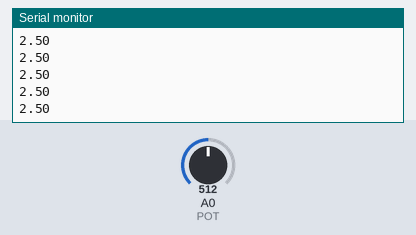
Simulated run of this sketch. Board: Arduino Uno, built with avr-gcc and run on an emulated ATmega328P. On the bench: the last lines printed to the serial monitor. The test bench sets the inputs (shaded band); at power-on: A0 (POT) = 512.

Above: at 1.2 s.
1.3 s: A0 (POT) set to 716
At 1.8 s:
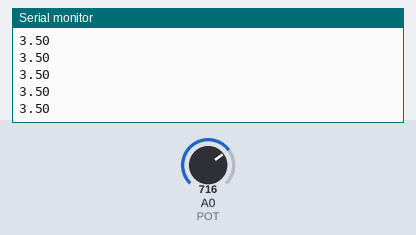
2.8 s: A0 (POT) set to 900
At 3.5 s:
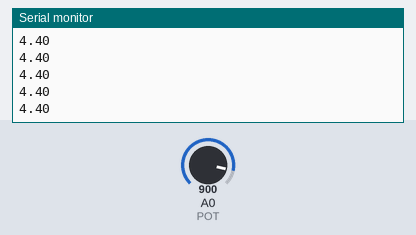
Timing chart, 0 to 5.8 s (numbered marks = the images above; inputs shaded):
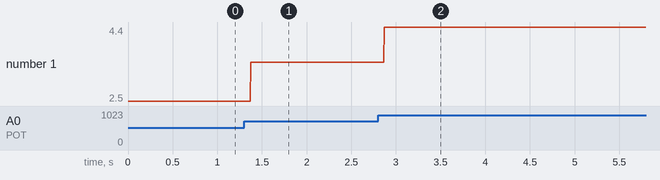

Measured:
- after the input at 1.3 s, the serial monitor: prints a new line after 0.07 s (image 1)
- after the input at 2.8 s, the serial monitor: prints a new line after 0.07 s (image 2)
- plotted number 1: 2.5 → 3.5 after the input at 1.3 s, 3.5 → 4.4 after the input at 2.8 s

The sketch:

Voltaje.ino
```cpp
#define POT 0

float voltaje;

void setup() {
  pinMode(POT, INPUT);
  Serial.begin(9600);
}

void loop() {
  voltaje = analogRead(POT) * 5.0 /1023.0;
  Serial.println(voltaje);
}
```
